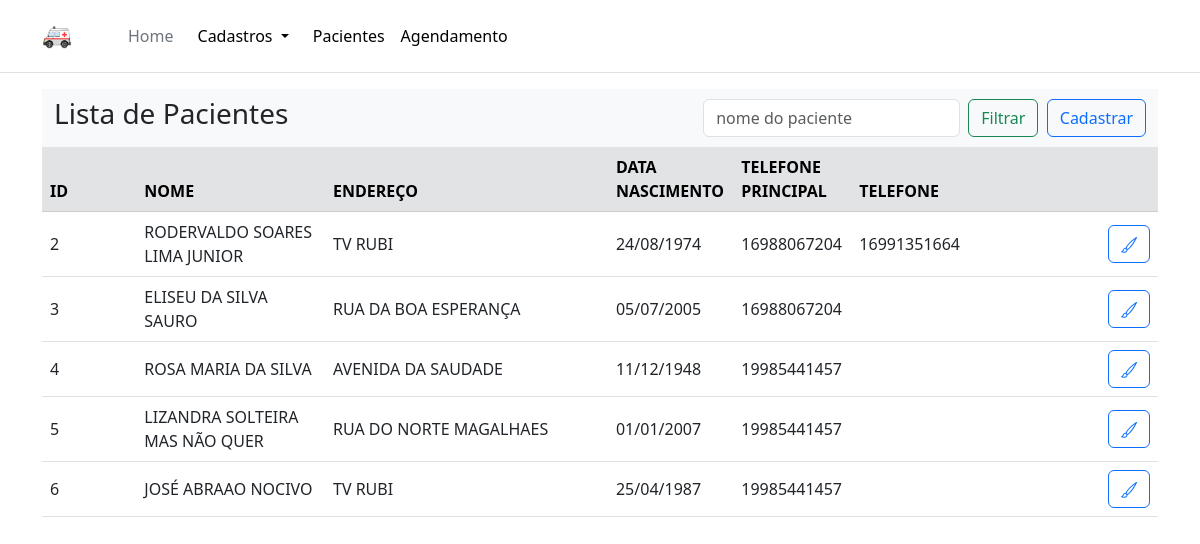
/pacientes, run on an earlier commit of the app's database.
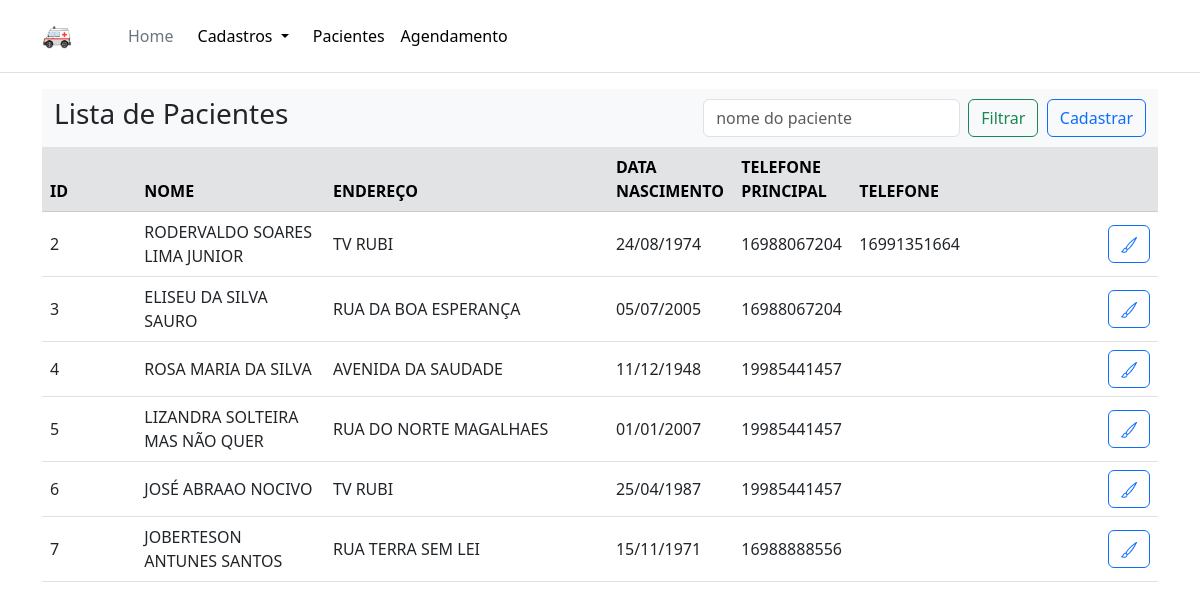
And on a later commit of the database.
### app.py (models this page shows, shortened)
class Paciente (Base):
    __tablename__ = "PACIENTE"
    paciente_id = Column(INTEGER, primary_key=True)
    cidade_id = Column(INTEGER, nullable=False)
    nome = Column(TEXT(250), nullable=False)
    data_nasc = Column(TEXT(10), nullable=False)
    tel_1 = Column(TEXT(11), nullable=False)
    tel_2 = Column(TEXT(11), nullable=True)
    logradouro = Column(TEXT(400), nullable=False)
    numero = Column(TEXT(20), nullable=False)
    complemento = Column(TEXT(50), nullable=False)
    cep = Column(TEXT(10), nullable=False)

### app.py (the view)
@app.route("/pacientes")
def pacientes():
    nome = request.args.get('nome', default = '', type = str)
    print(nome)
    if nome == '':
        sql = session.query(Paciente, Cidade).join(Cidade, Paciente.cidade_id == Cidade.cidade_id).all()
    else:
        sql = session.query(Paciente, Cidade).filter(ilike_op(Paciente.nome,f'%{nome}%')).join(Cidade, Paciente.cidade_id == Cidade.cidade_id).all()
    return render_template('pacientes.html', results=sql)

### templates/pacientes.html (shortened to what this page needs)
{% extends 'base.html' %}
{% block content %}
    <nav class="navbar navbar-expand-lg bg-body-tertiary">
        <div class="container-fluid">
        <div class="collapse navbar-collapse" id="navbarSupportedContent">
            <h3>Lista de Pacientes</h3>
            <form class="d-flex" role="search">
                <input class="form-control me-2" id="nome" name="nome" type="search" placeholder="nome do paciente" aria-label="Search">
                <button class="btn btn-outline-success" type="submit">Filtrar</button>
            </form>
            <a class="btn btn-outline-primary d-inline-flex align-items-center" href="/pacientes/novo" role="button">Cadastrar</a>
        </div>
        </div>
    </nav>
    <table class="table table-hover">
        <thead>
            <tr class="table-secondary">
                <th class="col-1">ID</th>
                <th class="col-2">NOME</th>
                <th class="col-3">ENDEREÇO</th>
                <th class="col-1">DATA NASCIMENTO</th>
                <th class="col-1">TELEFONE PRINCIPAL</th>
                <th class="col-1">TELEFONE</th>
                <th class="col-2"></th>
        </thead>
        <tbody>
            {% for result in results %}
            <tr>
                <td class="col-1 align-middle">{{ result.Paciente.paciente_id }}</td>
                <td class="col-2 align-middle">{{ result.Paciente.nome }}</td>
                <td class="col-3 align-middle">{{ result.Paciente.logradouro }}</td>
                <td class="col-1 align-middle">{{ result.Paciente.data_nasc }}</td>
                <td class="col-1 align-middle">{{ result.Paciente.tel_1 }}</td>
                <td class="col-1 align-middle">{{ result.Paciente.tel_2 }}</td>
                <td class="col-2 align-middle">
                    <div class="row buttons justify-content-end">
                        <div class="col-2">
                            <a class="btn btn-outline-primary" href="/pacientes/editar/{{result.Paciente.paciente_id}}">
                            </a>
                        </div>
                        <div class="col-2"></div>
                    </div>
                </td>
            </tr>
        {% endfor %}
        </tbody>
    </table>
{% endblock %}

### templates/base.html (shortened to what this page needs)
<!doctype html>
<html lang="en">
    <head>
        <link href="https://cdn.jsdelivr.net/npm/bootstrap@5.3.0-alpha3/dist/css/bootstrap.min.css" rel="stylesheet">
        <link rel="stylesheet" href="/static/css/style.css">
    </head>
    <body>
        <header class="p-3 mb-3 border-bottom">
            <div class="container">
                <div class="d-flex flex-wrap align-items-center justify-content-center justify-content-lg-start">
                    <a class="navbar-brand" href="#">
                        <img src="/static/images/ambulance.png" alt="Inte" width="30" height="24">
                    </a>
                    <a href="/" class="d-flex align-items-center mb-2 mb-lg-0 text-white text-decoration-none">
                        <svg class="bi me-2" width="40" height="32" role="img" aria-label="Bootstrap"><use xlink:href="#bootstrap"></use></svg>
                    </a>
                    <ul class="nav col-12 col-lg-auto me-lg-auto mb-2 justify-content-center mb-md-0">
                        <li><a href="/" class="nav-link px-2 text-secondary">Home</a></li>
                        <li class="nav-item dropdown">
                            <a class="nav-link dropdown-toggle link-body-emphasis" href="#" role="button" data-bs-toggle="dropdown" aria-expanded="false">
                                Cadastros
                            </a>
                          </li>
                        <li><a href="/pacientes" class="nav-link px-2 link-body-emphasis">Pacientes</a></li>
                        <li><a href="/pacientes" class="nav-link px-2 link-body-emphasis">Agendamento</a></li>
                    </ul>
                </div>
            </div>
        </header>
        <div class="container">
            {% block content %} {% endblock %}
        </div>
    </body>
</html>

What changed in the data, as far as the page shows it:
added Paciente: Paciente.paciente_id "7", Paciente.nome "JOBERTESON ANTUNES SANTOS", Paciente.logradouro "RUA TERRA SEM LEI", Paciente.data_nasc "15/11/1971", Paciente.tel_1 "16988888556"
